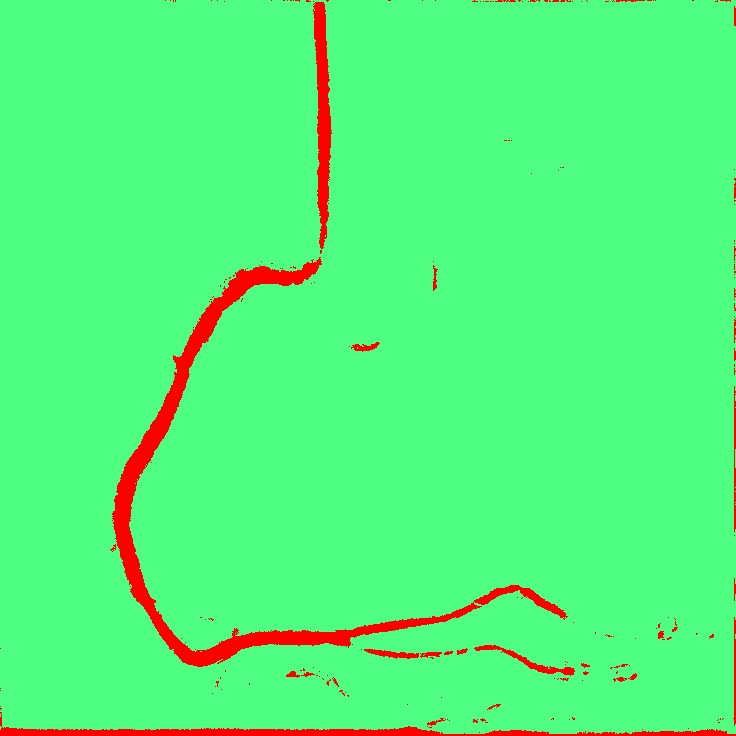
#> input picture weka/Classified_image0005.tif, 736 x 736 px
$ jupyter execute loadWekaImg.ipynb
#> lines starting #> are read from the running program, lines starting #| are printed output that depends on the picture; after the words box and inside, x2 and y2 are one past the last pixel; in counts of white or black regions, pixels touching at a corner belong together
[cell 1]
import numpy as np
import cv2
import matplotlib.pyplot as plt

[cell 2]
p = "Classified_image0005.tif"
a = cv2.imread(p,0)
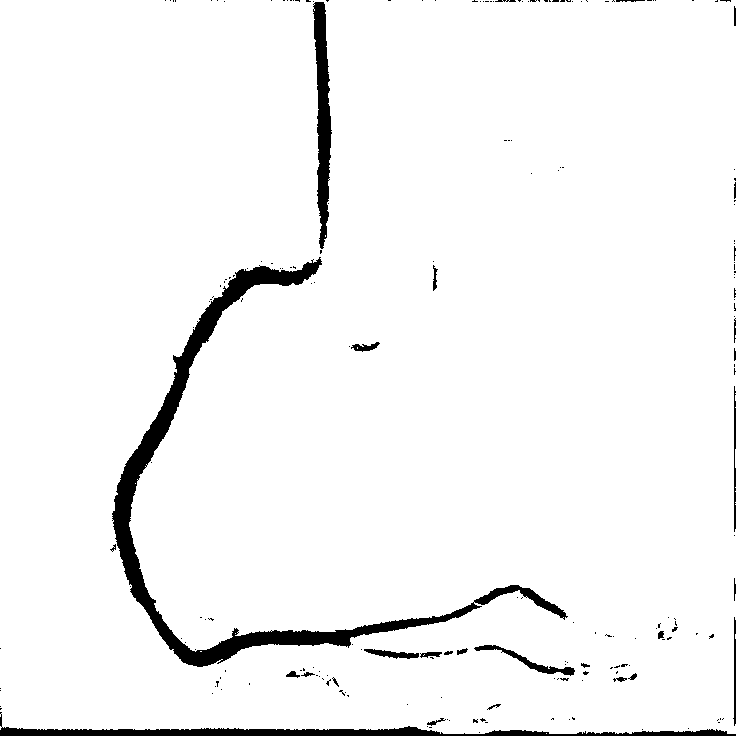
#> a: shape (736, 736); values 76 (black) and 188 (white), 96% white; 208 black regions (179 under 20 px), largest, box (x1, y1, x2, y2) and area: (112, 257, 568, 667) 12017, (0, 712, 736, 736) 4158, (313, 2, 332, 249) 2669

a.shape
a.min()
#> Out = 76

[cell 3]
a = np.where(a == 76,255,0)
